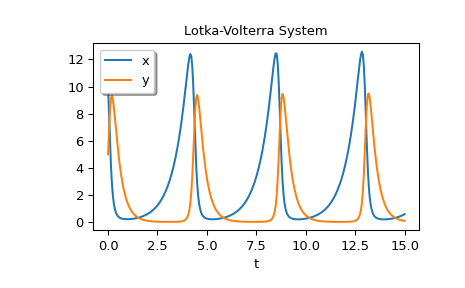

Write Python code to recreate this figure.
# Basic exponential decay showing automatically chosen time points.

from scipy.integrate import solve_ivp
def exponential_decay(t, y): return -0.5 * y
sol = solve_ivp(exponential_decay, [0, 10], [2, 4, 8])
print(sol.t)
# [ 0.          0.11487653  1.26364188  3.06061781  4.81611105  6.57445806
# 8.33328988 10.        ]
print(sol.y)
# [[2.         1.88836035 1.06327177 0.43319312 0.18017253 0.07483045
# 0.03107158 0.01350781]
# [4.         3.7767207  2.12654355 0.86638624 0.36034507 0.14966091
# 0.06214316 0.02701561]
# [8.         7.5534414  4.25308709 1.73277247 0.72069014 0.29932181
# 0.12428631 0.05403123]]

# Specifying points where the solution is desired.

sol = solve_ivp(exponential_decay, [0, 10], [2, 4, 8],
                t_eval=[0, 1, 2, 4, 10])
print(sol.t)
# [ 0  1  2  4 10]
print(sol.y)
# [[2.         1.21305369 0.73534021 0.27066736 0.01350938]
# [4.         2.42610739 1.47068043 0.54133472 0.02701876]
# [8.         4.85221478 2.94136085 1.08266944 0.05403753]]

# Cannon fired upward with terminal event upon impact. The ``terminal`` and
# ``direction`` fields of an event are applied by monkey patching a function.
# Here ``y[0]`` is position and ``y[1]`` is velocity. The projectile starts
# at position 0 with velocity +10. Note that the integration never reaches
# t=100 because the event is terminal.

def upward_cannon(t, y): return [y[1], -0.5]
def hit_ground(t, y): return y[0]
hit_ground.terminal = True
hit_ground.direction = -1
sol = solve_ivp(upward_cannon, [0, 100], [0, 10], events=hit_ground)
print(sol.t_events)
# [array([40.])]
print(sol.t)
# [0.00000000e+00 9.99900010e-05 1.09989001e-03 1.10988901e-02
# 1.11088891e-01 1.11098890e+00 1.11099890e+01 4.00000000e+01]

# Use `dense_output` and `events` to find position, which is 100, at the apex
# of the cannonball's trajectory. Apex is not defined as terminal, so both
# apex and hit_ground are found. There is no information at t=20, so the sol
# attribute is used to evaluate the solution. The sol attribute is returned
# by setting ``dense_output=True``. Alternatively, the `y_events` attribute
# can be used to access the solution at the time of the event.

def apex(t, y): return y[1]
sol = solve_ivp(upward_cannon, [0, 100], [0, 10],
                events=(hit_ground, apex), dense_output=True)
print(sol.t_events)
# [array([40.]), array([20.])]
print(sol.t)
# [0.00000000e+00 9.99900010e-05 1.09989001e-03 1.10988901e-02
# 1.11088891e-01 1.11098890e+00 1.11099890e+01 4.00000000e+01]
print(sol.sol(sol.t_events[1][0]))
# [100.   0.]
print(sol.y_events)
# [array([[-5.68434189e-14, -1.00000000e+01]]), array([[1.00000000e+02, 1.77635684e-15]])]

# As an example of a system with additional parameters, we'll implement
# the Lotka-Volterra equations [R179348322575-12]_.

def lotkavolterra(t, z, a, b, c, d):
    x, y = z
    return [a*x - b*x*y, -c*y + d*x*y]
# ...

# We pass in the parameter values a=1.5, b=1, c=3 and d=1 with the `args`
# argument.

sol = solve_ivp(lotkavolterra, [0, 15], [10, 5], args=(1.5, 1, 3, 1),
                dense_output=True)

# Compute a dense solution and plot it.

t = np.linspace(0, 15, 300)
z = sol.sol(t)
import matplotlib.pyplot as plt
plt.plot(t, z.T)
plt.xlabel('t')
plt.legend(['x', 'y'], shadow=True)
plt.title('Lotka-Volterra System')
plt.show()
